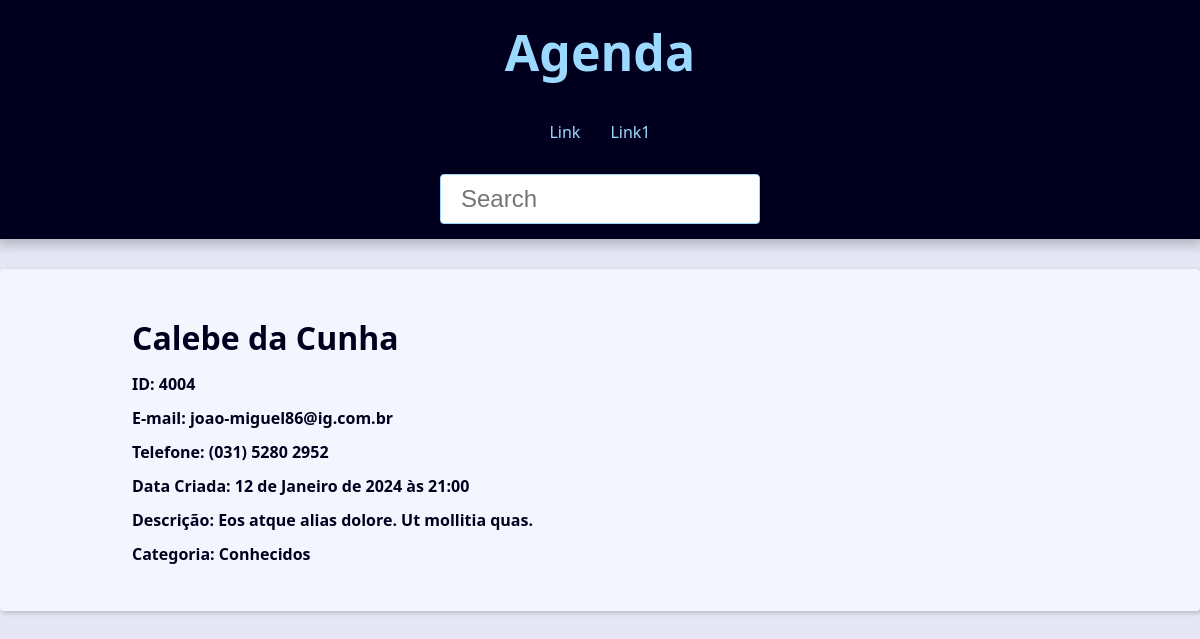
The app's page /contact/4004/ with its own data.
### contact/models.py (models this page shows, shortened)
class Contact(models.Model):
    first_name = models.CharField(max_length=50)
    last_name = models.CharField(max_length=50, blank=True, )
    phone = models.CharField(max_length=50, verbose_name='Telefone')
    email = models.EmailField(max_length=254, blank=True)
    created_date = models.DateTimeField(default=timezone.now)
    description = models.TextField(blank=True)
    show = models.BooleanField(default=True)
    picture = models.ImageField(blank=True, upload_to='pictures/%Y/%m/')
    category = models.ForeignKey(
        Category,
        on_delete= models.SET_NULL,
        blank=True, null=True
        )
    owner = models.ForeignKey(
        User,
        on_delete= models.SET_NULL,
        blank=True, null=True
        )

class Category(models.Model):
    class Meta:
        verbose_name = 'Category'
        verbose_name_plural = 'Categories'
    name = models.CharField(max_length=50)
    def __str__(self) -> str:
        return self.name

### contact/views/contact_views.py (the view)
# urls.py: path('contact/<int:contact_id>/', views.contact, name='contact'),
def contact(request,  contact_id):
    single_contact = get_object_or_404(
        Contact,pk=contact_id, show=True,
        )
    contact_name = f'{single_contact.first_name} {single_contact.last_name}'
    context = {
        'contact': single_contact,
        'site_title': contact_name
    }
    return render(
        request,
        'contact/contact.html',
        context
    )

### contact/templates/contact/contact.html
{% extends 'global/base.html' %}
{% block content %}
   <div class="single-contact">
      <h1 class="single-contact-name">
        {{ contact.first_name }} {{ contact.last_name }}
      </h1>
      <p>
        <b>ID: {{ contact.id }}</b>
    </p>
    <p>
        <b>E-mail: {{ contact.email }}</b>
    </p>
    <p>
        <b>Telefone: {{ contact.phone }}</b>
    </p>
    <p>
        <b>Data Criada: {{ contact.created_date }}</b>
    </p>
    <p>
        <b>Descrição: {{ contact.description }}</b>
    </p>
    <p>
        <b>Categoria: {{ contact.category }}</b>
    </p>
   </div>
{% endblock content %}

### base_static/global/css/style.css (style rules this page uses)
:root { --spacing: 1.5rem; --link-dark-color: rgb(0, 83, 134); --link-light-color: rgb(156, 217, 255); --clr-white: rgb(245, 245, 255); --clr-black: rgb(0, 0, 30); --clr-light-gray: rgb(230, 230, 245); --clr-dark-shadow-5: rgba(0, 0, 10, 5%); --clr-dark-shadow-10: rgba(0, 0, 10, 10%); --clr-dark-shadow-20: rgba(0, 0, 10, 20%); --clr-light-shadow-5: rgba(200, 200, 255, 5%); --clr-light-shadow-10: rgba(200, 200, 255, 10%); --clr-light-shadow-20: rgba(200, 200, 255, 20%); --main-page-width: 120rem; --table-min-width: 60rem; --biggest-font-size: 5rem; --bigger-font-size: 4rem; --big-font-size: 3.2rem; --medium-font-size: 2.4rem; --small-font-size: 1.6rem; --smaller-font-size: 1.4rem; --smallest-font-size: 1.2rem; --transition-fast: 300ms; --transition-medium: 600ms; --transition-slow: 1s; --default-border-radius: 4px; }
*, *::before, *::after { margin: 0; padding: 0; box-sizing: border-box; }
html { font-size: 62.5%; }
body { font-family: system-ui, -apple-system, BlinkMacSystemFont, 'Segoe UI', Roboto, Oxygen, Ubuntu, Cantarell, 'Open Sans', 'Helvetica Neue', sans-serif; line-height: 1.5; font-size: var(--small-font-size); color: var(--clr-black); -webkit-font-smoothing: antialiased; background: var(--clr-light-gray); }
@media (min-width: 600px) { .single-contact { max-width: 80%; margin: calc(var(--spacing) * 2) auto; } }
.single-contact h1 { margin: 1rem 0; }
.single-contact p { margin: 1rem 0; }

### records on screen
Contact: first_name "Calebe", last_name "da Cunha", id "4004", email "joao-miguel86@ig.com.br", phone "(031) 5280 2952", created_date "12 de Janeiro de 2024 às 21:00", description "Eos atque alias dolore. Ut mollitia quas.", category "Conhecidos"
